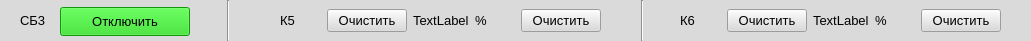
  <widget class="QWidget" name="widget_4" native="true">
   <property name="geometry">
    <rect>
     <x>10</x>
     <y>176</y>
     <width>1031</width>
     <height>41</height>
    </rect>
   </property>
   <property name="styleSheet">
    <string notr="true">background-color: rgb(218, 218, 218);</string>
   </property>
   <widget class="Line" name="line_5">
    <property name="geometry">
     <rect>
      <x>220</x>
      <y>0</y>
      <width>16</width>
      <height>41</height>
     </rect>
    </property>
    <property name="orientation">
     <enum>Qt::Vertical</enum>
    </property>
   </widget>
   <widget class="Line" name="line_6">
    <property name="geometry">
     <rect>
      <x>634</x>
      <y>0</y>
      <width>16</width>
      <height>41</height>
     </rect>
    </property>
    <property name="orientation">
     <enum>Qt::Vertical</enum>
    </property>
   </widget>
   <widget class="QLabel" name="label_19">
    <property name="geometry">
     <rect>
      <x>20</x>
      <y>10</y>
      <width>31</width>
      <height>20</height>
     </rect>
    </property>
    <property name="font">
     <font>
      <pointsize>10</pointsize>
     </font>
    </property>
    <property name="text">
     <string>СБ3</string>
    </property>
   </widget>
   <widget class="QPushButton" name="pushButton_16">
    <property name="geometry">
     <rect>
      <x>60</x>
      <y>7</y>
      <width>130</width>
      <height>29</height>
     </rect>
    </property>
    <property name="font">
     <font>
      <pointsize>10</pointsize>
     </font>
    </property>
    <property name="styleSheet">
     <string notr="true">background-color: rgb(27, 212, 14);</string>
    </property>
    <property name="text">
     <string>Отключить</string>
    </property>
   </widget>
   <widget class="QWidget" name="layoutWidget_4">
    <property name="geometry">
     <rect>
      <x>680</x>
      <y>0</y>
      <width>321</width>
      <height>41</height>
     </rect>
    </property>
    <layout class="QHBoxLayout" name="horizontalLayout_7">
     <item>
      <widget class="QLabel" name="label_20">
       <property name="font">
        <font>
         <pointsize>10</pointsize>
        </font>
       </property>
       <property name="text">
        <string>К6</string>
       </property>
      </widget>
     </item>
     <item>
      <widget class="QPushButton" name="pushButton_17">
       <property name="font">
        <font>
         <pointsize>10</pointsize>
        </font>
       </property>
       <property name="text">
        <string>Очистить</string>
       </property>
      </widget>
     </item>
     <item>
      <widget class="QLabel" name="label_21">
       <property name="font">
        <font>
         <pointsize>10</pointsize>
        </font>
       </property>
       <property name="text">
        <string>TextLabel</string>
       </property>
      </widget>
     </item>
     <item>
      <widget class="QLabel" name="label_22">
       <property name="font">
        <font>
         <pointsize>10</pointsize>
        </font>
       </property>
       <property name="text">
        <string>%</string>
       </property>
      </widget>
     </item>
     <item>
      <widget class="QPushButton" name="pushButton_18">
       <property name="font">
        <font>
         <pointsize>10</pointsize>
        </font>
       </property>
       <property name="text">
        <string>Очистить</string>
       </property>
      </widget>
     </item>
    </layout>
   </widget>
   <widget class="QWidget" name="layoutWidget_5">
    <property name="geometry">
     <rect>
      <x>280</x>
      <y>0</y>
      <width>321</width>
      <height>41</height>
     </rect>
    </property>
    <layout class="QHBoxLayout" name="horizontalLayout_8">
     <item>
      <widget class="QLabel" name="label_23">
       <property name="font">
        <font>
         <pointsize>10</pointsize>
        </font>
       </property>
       <property name="text">
        <string>К5</string>
       </property>
      </widget>
     </item>
     <item>
      <widget class="QPushButton" name="pushButton_19">
       <property name="font">
        <font>
         <pointsize>10</pointsize>
        </font>
       </property>
       <property name="text">
        <string>Очистить</string>
       </property>
      </widget>
     </item>
     <item>
      <widget class="QLabel" name="label_24">
       <property name="font">
        <font>
         <pointsize>10</pointsize>
        </font>
       </property>
       <property name="text">
        <string>TextLabel</string>
       </property>
      </widget>
     </item>
     <item>
      <widget class="QLabel" name="label_25">
       <property name="font">
        <font>
         <pointsize>10</pointsize>
        </font>
       </property>
       <property name="text">
        <string>%</string>
       </property>
      </widget>
     </item>
     <item>
      <widget class="QPushButton" name="pushButton_20">
       <property name="font">
        <font>
         <pointsize>10</pointsize>
        </font>
       </property>
       <property name="text">
        <string>Очистить</string>
       </property>
      </widget>
     </item>
    </layout>
   </widget>
  </widget>
